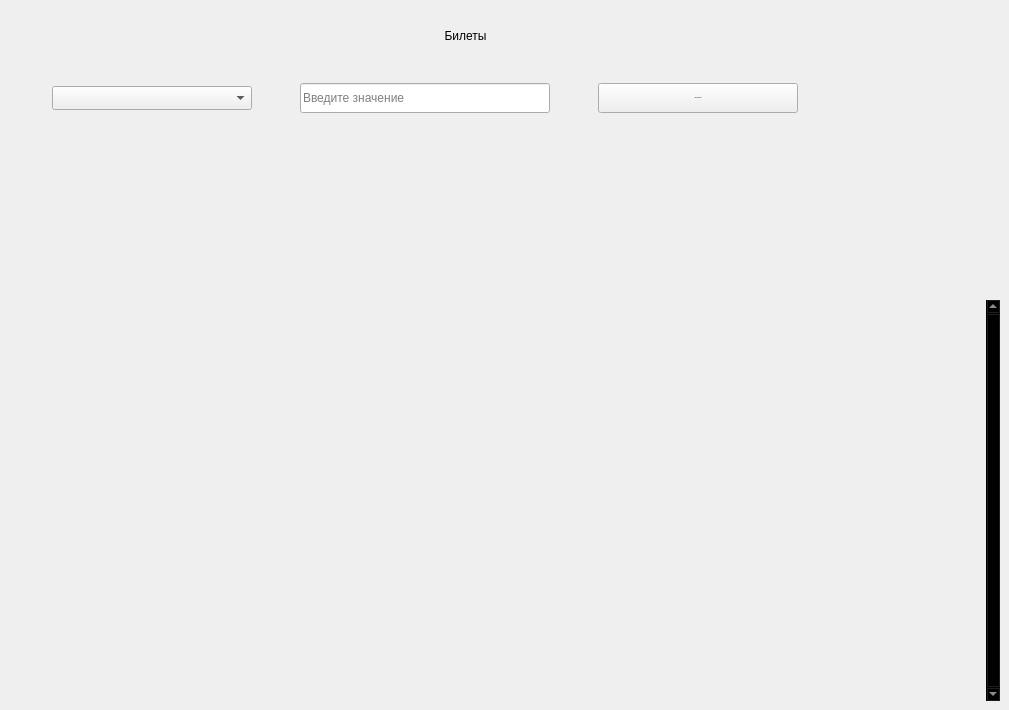
             <widget class="QWidget" name="start_widget">
              <property name="styleSheet">
               <string notr="true"/>
              </property>
              <widget class="QTableView" name="table_tikets">
               <property name="geometry">
                <rect>
                 <x>10</x>
                 <y>300</y>
                 <width>990</width>
                 <height>401</height>
                </rect>
               </property>
               <property name="sizePolicy">
                <sizepolicy hsizetype="Expanding" vsizetype="Expanding">
                 <horstretch>0</horstretch>
                 <verstretch>0</verstretch>
                </sizepolicy>
               </property>
               <property name="palette">
                <palette>
                 <active>
                  <colorrole role="WindowText">
                   <brush brushstyle="SolidPattern">
                    <color alpha="255">
                     <red>221</red>
                     <green>221</green>
                     <blue>221</blue>
                    </color>
                   </brush>
                  </colorrole>
                  <colorrole role="Button">
                   <brush brushstyle="SolidPattern">
                    <color alpha="0">
                     <red>0</red>
                     <green>0</green>
                     <blue>0</blue>
                    </color>
                   </brush>
                  </colorrole>
                  <colorrole role="Text">
                   <brush brushstyle="SolidPattern">
                    <color alpha="255">
                     <red>221</red>
                     <green>221</green>
                     <blue>221</blue>
                    </color>
                   </brush>
                  </colorrole>
                  <colorrole role="ButtonText">
                   <brush brushstyle="SolidPattern">
                    <color alpha="255">
                     <red>221</red>
                     <green>221</green>
                     <blue>221</blue>
                    </color>
                   </brush>
                  </colorrole>
                  <colorrole role="Base">
                   <brush brushstyle="NoBrush">
                    <color alpha="255">
                     <red>0</red>
                     <green>0</green>
                     <blue>0</blue>
                    </color>
                   </brush>
                  </colorrole>
                  <colorrole role="Window">
                   <brush brushstyle="SolidPattern">
                    <color alpha="0">
                     <red>0</red>
                     <green>0</green>
                     <blue>0</blue>
                    </color>
                   </brush>
                  </colorrole>
                  <colorrole role="PlaceholderText">
                   <brush brushstyle="SolidPattern">
                    <color alpha="128">
                     <red>221</red>
                     <green>221</green>
                     <blue>221</blue>
                    </color>
                   </brush>
                  </colorrole>
                 </active>
                 <inactive>
                  <colorrole role="WindowText">
                   <brush brushstyle="SolidPattern">
                    <color alpha="255">
                     <red>221</red>
                     <green>221</green>
                     <blue>221</blue>
                    </color>
                   </brush>
                  </colorrole>
                  <colorrole role="Button">
                   <brush brushstyle="SolidPattern">
                    <color alpha="0">
                     <red>0</red>
                     <green>0</green>
                     <blue>0</blue>
                    </color>
                   </brush>
                  </colorrole>
                  <colorrole role="Text">
                   <brush brushstyle="SolidPattern">
                    <color alpha="255">
                     <red>221</red>
                     <green>221</green>
                     <blue>221</blue>
                    </color>
                   </brush>
                  </colorrole>
                  <colorrole role="ButtonText">
                   <brush brushstyle="SolidPattern">
                    <color alpha="255">
                     <red>221</red>
                     <green>221</green>
                     <blue>221</blue>
                    </color>
                   </brush>
                  </colorrole>
                  <colorrole role="Base">
                   <brush brushstyle="NoBrush">
                    <color alpha="255">
                     <red>0</red>
                     <green>0</green>
                     <blue>0</blue>
                    </color>
                   </brush>
                  </colorrole>
                  <colorrole role="Window">
                   <brush brushstyle="SolidPattern">
                    <color alpha="0">
                     <red>0</red>
                     <green>0</green>
                     <blue>0</blue>
                    </color>
                   </brush>
                  </colorrole>
                  <colorrole role="PlaceholderText">
                   <brush brushstyle="SolidPattern">
                    <color alpha="128">
                     <red>221</red>
                     <green>221</green>
                     <blue>221</blue>
                    </color>
                   </brush>
                  </colorrole>
                 </inactive>
                 <disabled>
                  <colorrole role="WindowText">
                   <brush brushstyle="SolidPattern">
                    <color alpha="255">
                     <red>221</red>
                     <green>221</green>
                     <blue>221</blue>
                    </color>
                   </brush>
                  </colorrole>
                  <colorrole role="Button">
                   <brush brushstyle="SolidPattern">
                    <color alpha="0">
                     <red>0</red>
                     <green>0</green>
                     <blue>0</blue>
                    </color>
                   </brush>
                  </colorrole>
                  <colorrole role="Text">
                   <brush brushstyle="SolidPattern">
                    <color alpha="255">
                     <red>221</red>
                     <green>221</green>
                     <blue>221</blue>
                    </color>
                   </brush>
                  </colorrole>
                  <colorrole role="ButtonText">
                   <brush brushstyle="SolidPattern">
                    <color alpha="255">
                     <red>221</red>
                     <green>221</green>
                     <blue>221</blue>
                    </color>
                   </brush>
                  </colorrole>
                  <colorrole role="Base">
                   <brush brushstyle="NoBrush">
                    <color alpha="255">
                     <red>0</red>
                     <green>0</green>
                     <blue>0</blue>
                    </color>
                   </brush>
                  </colorrole>
                  <colorrole role="Window">
                   <brush brushstyle="SolidPattern">
                    <color alpha="0">
                     <red>0</red>
                     <green>0</green>
                     <blue>0</blue>
                    </color>
                   </brush>
                  </colorrole>
                  <colorrole role="PlaceholderText">
                   <brush brushstyle="SolidPattern">
                    <color alpha="128">
                     <red>221</red>
                     <green>221</green>
                     <blue>221</blue>
                    </color>
                   </brush>
                  </colorrole>
                 </disabled>
                </palette>
               </property>
               <property name="frameShape">
                <enum>QFrame::NoFrame</enum>
               </property>
               <property name="verticalScrollBarPolicy">
                <enum>Qt::ScrollBarAlwaysOn</enum>
               </property>
               <property name="sizeAdjustPolicy">
                <enum>QAbstractScrollArea::AdjustToContents</enum>
               </property>
               <property name="editTriggers">
                <set>QAbstractItemView::NoEditTriggers</set>
               </property>
               <property name="selectionMode">
                <enum>QAbstractItemView::SingleSelection</enum>
               </property>
               <property name="selectionBehavior">
                <enum>QAbstractItemView::SelectRows</enum>
               </property>
               <property name="showGrid">
                <bool>true</bool>
               </property>
               <property name="gridStyle">
                <enum>Qt::SolidLine</enum>
               </property>
               <property name="sortingEnabled">
                <bool>false</bool>
               </property>
               <attribute name="verticalHeaderVisible">
                <bool>false</bool>
               </attribute>
               <attribute name="verticalHeaderCascadingSectionResizes">
                <bool>true</bool>
               </attribute>
               <attribute name="verticalHeaderHighlightSections">
                <bool>false</bool>
               </attribute>
              </widget>
              <widget class="QWidget" name="horizontalLayoutWidget">
               <property name="geometry">
                <rect>
                 <x>10</x>
                 <y>80</y>
                 <width>831</width>
                 <height>36</height>
                </rect>
               </property>
               <layout class="QHBoxLayout" name="tiket_searchlLayout">
                <item>
                 <widget class="QComboBox" name="tiket_comboBox">
                  <property name="minimumSize">
                   <size>
                    <width>200</width>
                    <height>0</height>
                   </size>
                  </property>
                  <property name="maximumSize">
                   <size>
                    <width>200</width>
                    <height>16777215</height>
                   </size>
                  </property>
                  <property name="font">
                   <font>
                    <family>Segoe UI</family>
                    <pointsize>10</pointsize>
                    <italic>false</italic>
                    <bold>false</bold>
                   </font>
                  </property>
                  <property name="toolTipDuration">
                   <number>-1</number>
                  </property>
                  <property name="autoFillBackground">
                   <bool>false</bool>
                  </property>
                  <property name="styleSheet">
                   <string notr="true"/>
                  </property>
                  <property name="sizeAdjustPolicy">
                   <enum>QComboBox::AdjustToMinimumContentsLengthWithIcon</enum>
                  </property>
                  <property name="iconSize">
                   <size>
                    <width>16</width>
                    <height>16</height>
                   </size>
                  </property>
                  <property name="frame">
                   <bool>true</bool>
                  </property>
                  <item>
                   <property name="text">
                    <string/>
                   </property>
                  </item>
                  <item>
                   <property name="text">
                    <string>id_билета</string>
                   </property>
                  </item>
                  <item>
                   <property name="text">
                    <string>Номер_билета</string>
                   </property>
                  </item>
                  <item>
                   <property name="text">
                    <string>Цена_билета</string>
                   </property>
                  </item>
                  <item>
                   <property name="text">
                    <string>id_рейса</string>
                   </property>
                  </item>
                  <item>
                   <property name="text">
                    <string>id_пассажира</string>
                   </property>
                  </item>
                 </widget>
                </item>
                <item>
                 <widget class="QLineEdit" name="tiket_edit">
                  <property name="minimumSize">
                   <size>
                    <width>250</width>
                    <height>30</height>
                   </size>
                  </property>
                  <property name="maximumSize">
                   <size>
                    <width>250</width>
                    <height>16777215</height>
                   </size>
                  </property>
                  <property name="styleSheet">
                   <string notr="true"/>
                  </property>
                  <property name="text">
                   <string/>
                  </property>
                  <property name="placeholderText">
                   <string>Введите значение</string>
                  </property>
                 </widget>
                </item>
                <item>
                 <widget class="QPushButton" name="search_tiket_btn">
                  <property name="minimumSize">
                   <size>
                    <width>200</width>
                    <height>30</height>
                   </size>
                  </property>
                  <property name="maximumSize">
                   <size>
                    <width>200</width>
                    <height>16777215</height>
                   </size>
                  </property>
                  <property name="font">
                   <font>
                    <family>Segoe UI</family>
                    <pointsize>-1</pointsize>
                    <italic>false</italic>
                    <bold>false</bold>
                   </font>
                  </property>
                  <property name="cursor">
                   <cursorShape>PointingHandCursor</cursorShape>
                  </property>
                  <property name="styleSheet">
                   <string notr="true"/>
                  </property>
                  <property name="text">
                   <string>Поиск записей</string>
                  </property>
                  <property name="icon">
                   <iconset>
                    <normaloff>:/icons/images/icons/cil-folder-open.png</normaloff>:/icons/images/icons/cil-folder-open.png</iconset>
                  </property>
                 </widget>
                </item>
               </layout>
              </widget>
              <widget class="QLabel" name="title_label_tiket">
               <property name="geometry">
                <rect>
                 <x>310</x>
                 <y>20</y>
                 <width>311</width>
                 <height>31</height>
                </rect>
               </property>
               <property name="text">
                <string>Билеты</string>
               </property>
               <property name="alignment">
                <set>Qt::AlignCenter</set>
               </property>
              </widget>
             </widget>
